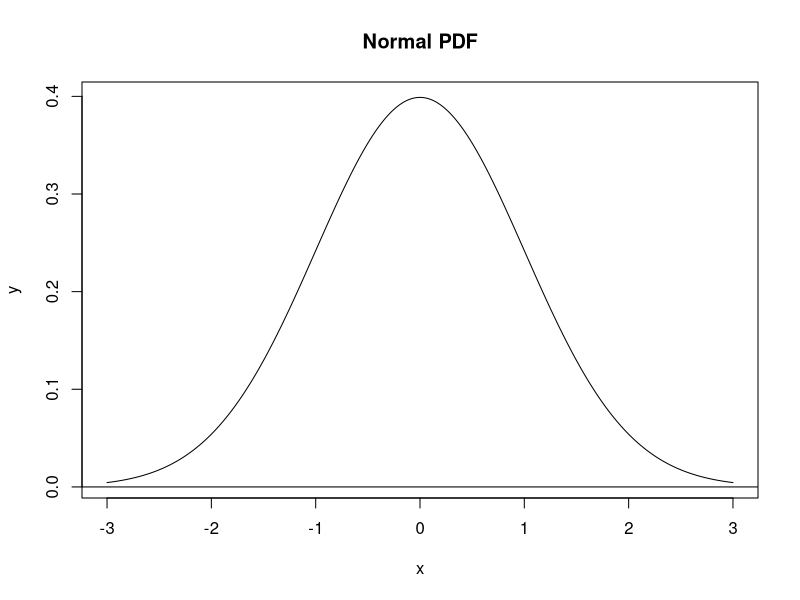
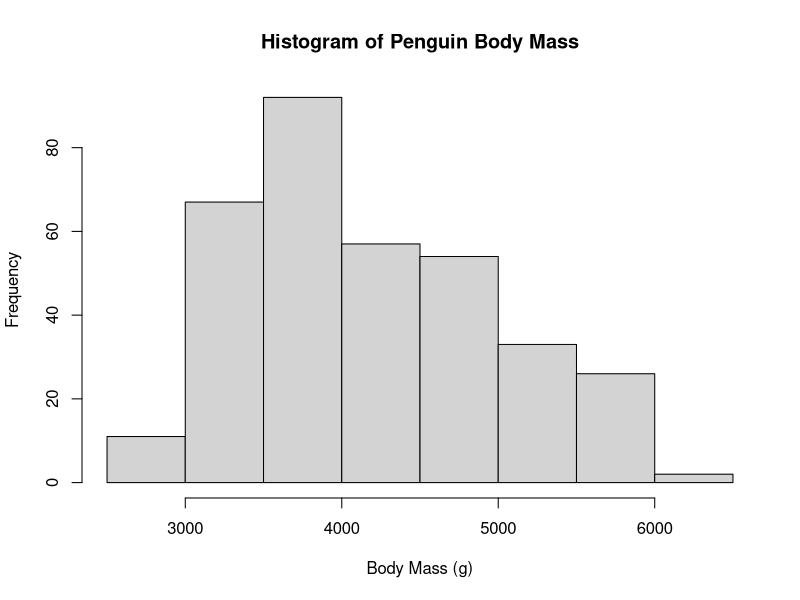
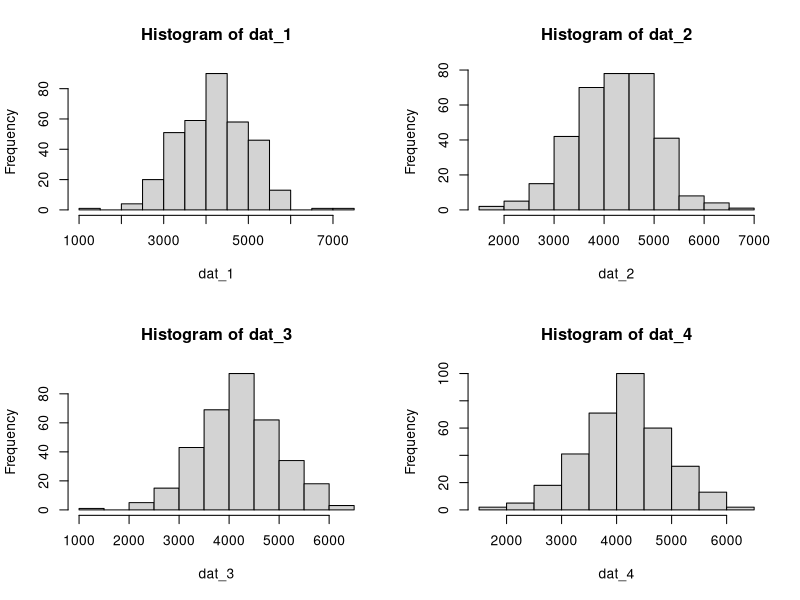
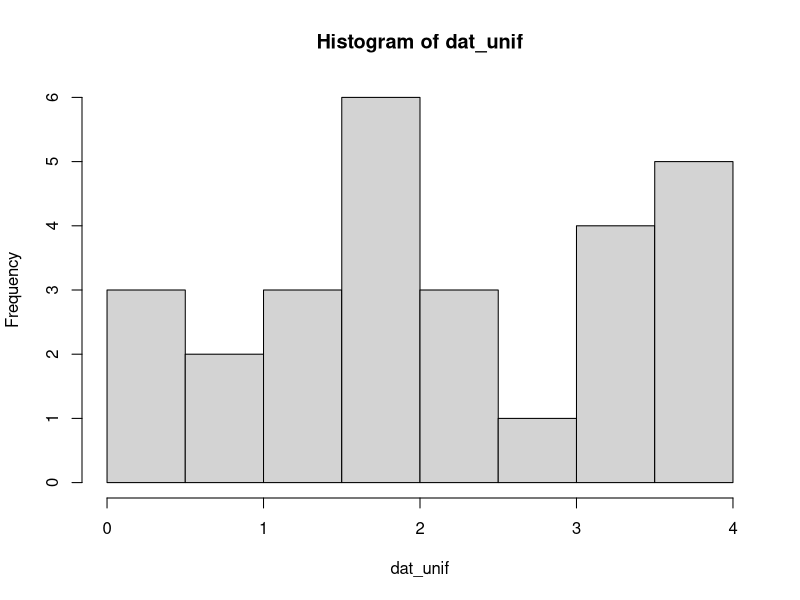
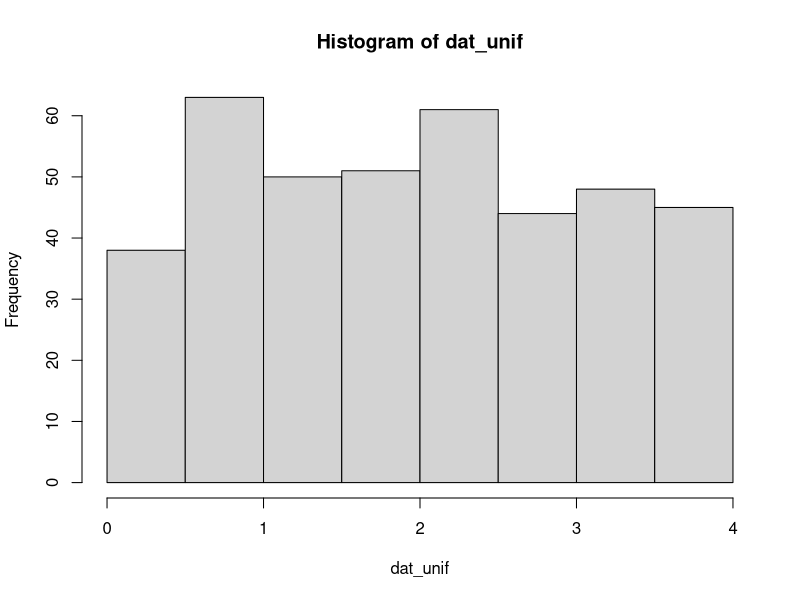
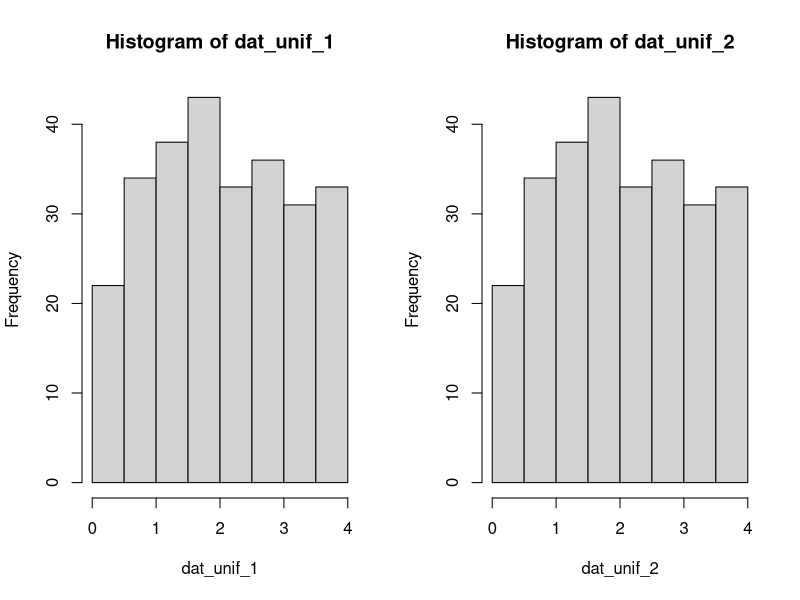
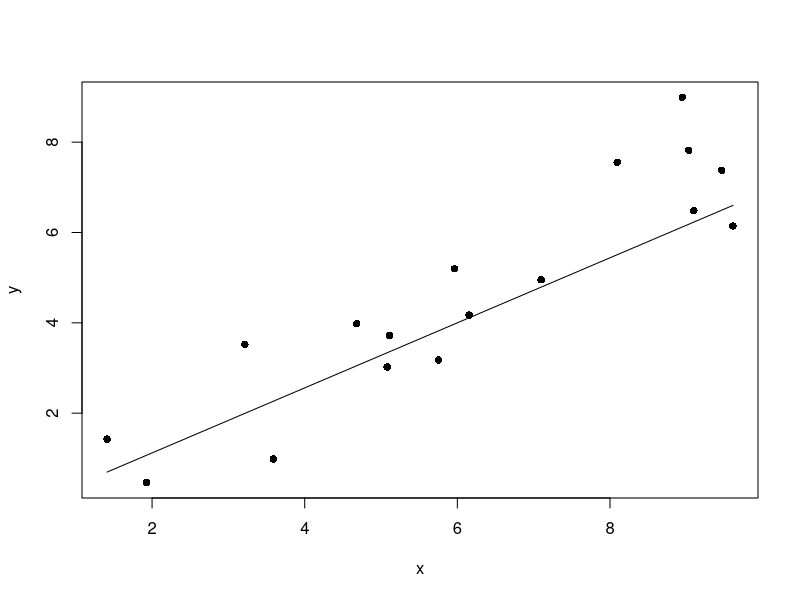
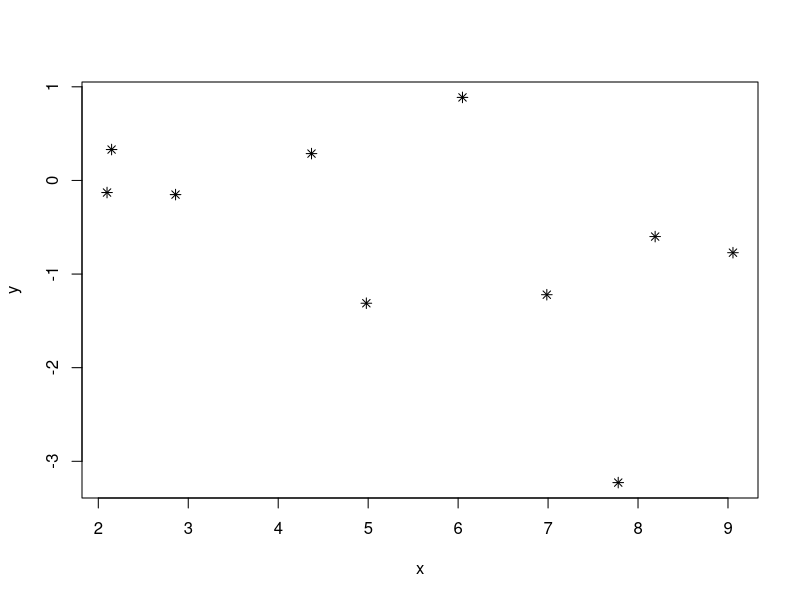

Write R code to recreate these figures, in order. (Note: this script raises an error after producing the figures.)
#Lab 4 - Uncertainty and Error

#Practicing probability distributions

#Probability density
x = seq(-3, 3, length.out = 1000)
y = dnorm(x)

plot(x, y, main = "Normal PDF", type = "l")
abline(h = 0)

#Practicing histograms

require(palmerpenguins)
hist(
  penguins$body_mass_g,
  main = "Histogram of Penguin Body Mass",
  xlab = "Body Mass (g)")

# Mean, sd, and number of rows in the data. 
# na.rm = TRUE asks R to get rid of missing values in the dataset

mean(penguins$body_mass_g, na.rm = TRUE)
sd(penguins$body_mass_g, na.rm = TRUE)
nrow(penguins)

# generate four vectors of random penguin body masses with variables,
# so that the numbers in the variables can be re-coded

n_samples = 344
pop_sd = 802
pop_mean = 4202

dat_1 = rnorm(n = n_samples, mean = pop_mean, sd = pop_sd)
dat_2 = rnorm(n = n_samples, mean = pop_mean, sd = pop_sd)
dat_3 = rnorm(n = n_samples, mean = pop_mean, sd = pop_sd)
dat_4 = rnorm(n = n_samples, mean = pop_mean, sd = pop_sd)

# Generate histograms from the random penguin body mass datasets
# par(mfrow = c(2,2)) allows you to make a 2x2 plot of all histograms

par(mfrow = c(2, 2))

hist(dat_1)
hist(dat_2)
hist(dat_3)
hist(dat_4)

# The runif() function will generate random, uniformly-distributed numbers

par(mfrow = c(1, 1))
dat_unif = runif(n = 27, min = 0, max = 4)
hist(dat_unif)

# With a bigger sampling size, you can get a more normal distribution

dat_unif = runif(n = 400, min = 0, max = 4)
hist(dat_unif)

# set.seed() initializes the starting point for random number generation in R
# otherwise, it uses its own RNG based on current time

set.seed(1)
dat_unif_1 = runif(n = 270, min = 0, max = 4)
set.seed(1)
dat_unif_2 = runif(n = 270, min = 0, max = 4)

par(mfrow = c(1, 2))
hist(dat_unif_1)
hist(dat_unif_2)

# These came out identical, because set.seed() is generating the same loops for them. 
# From 1-270, set.seed() starts at the same point, and creates a giant loop from 1-270 to repeat numbers in the same way

#Starting to calculate residuals

set.seed(123)
n = 17
slope = 0.7
intcp = 0.2

guess_x = 6
guess_y = 4
guess_slope = 0.72

x = runif(n = n, min = 1, max = 10)
y = rnorm(n = n, mean = slope * x + intcp)

par(mfrow = c(1, 1))
plot(x, y, pch = 16)
line_point_slope = function(x, x1, y1, slope)
{
  get_y_intercept = 
    function(x1, y1, slope) 
      return(-(x1 * slope) + y1)
  
  linear = 
    function(x, yint, slope) 
      return(yint + x * slope)
  
  return(linear(x, get_y_intercept(x1, y1, slope), slope))
}
curve(line_point_slope(x, guess_x, guess_y, guess_slope), add = T)

#Create the dataset

n_pts = 10
x_min = 1
x_max = 10

# X values are uniformly distributed
x_random = runif(n = n_pts, min = x_min, max = x_max)

# Y values are normally-distributed.
# I used the default parameters for mean and sd.
y_random = rnorm(n = n_pts)

dat_random = data.frame(x = x_random, y = y_random)

plot(y ~ x, data = dat_random, pch = 8)


#With each run, it should come out differently, because I used runif() as a "true" RNG. Run with squares

n_pts = 10
x_min = 1
x_max = 10

x_random = runif(n = n_pts, min = x_min, max = x_max)

y_random = rnorm(n = n_pts)

dat_random = data.frame(x = x_random, y = y_random)

plot(y ~ x, data = dat_random, pch = 15)

#Run with cicle-x

y_random = rnorm(n = n_pts)

dat_random = data.frame(x = x_random, y = y_random)

plot(y ~ x, data = dat_random, pch = 13)

#Run code with set.seed(123) with squares

set.seed(123)
n_pts = 10
x_min = 1
x_max = 10

x_random = runif(n = n_pts, min = x_min, max = x_max)

y_random = rnorm(n = n_pts)

dat_random = data.frame(x = x_random, y = y_random)

plot(y ~ x, data = dat_random, pch = 15)

#Run code with different set.seed()

set.seed(300)
n_pts = 10
x_min = 1
x_max = 10

x_random = runif(n = n_pts, min = x_min, max = x_max)

y_random = rnorm(n = n_pts)

dat_random = data.frame(x = x_random, y = y_random)

plot(y ~ x, data = dat_random, pch = 15)

# Fit a linear deterministic model

set.seed(123)
n_pts = 10
x_min = 1
x_max = 10

guess_x = 6
guess_y = 0
guess_slope = 0.1

x_random = runif(n = n_pts, min = x_min, max = x_max)

y_random = rnorm(n = n_pts)

dat_random = data.frame(x = x_random, y = y_random)

plot(y ~ x, data = dat_random, pch = 8)
line_point_slope = function(x, x1, y1, slope)
{
  get_y_intercept = 
    function(x1, y1, slope) 
      return(-(x1 * slope) + y1)
  
  linear = 
    function(x, yint, slope) 
      return(yint + x * slope)
  
  return(linear(x, get_y_intercept(x1, y1, slope), slope))
}

curve(line_point_slope(x, guess_x, guess_y, guess_slope), add = T)

line_point_slope(dat_random$x, guess_x, guess_y, guess_slope)

dat_random$y_predicted = line_point_slope(dat_random$x, guess_x, guess_y, guess_slope)

dat_random$resids = dat_random$y - dat_random$y_predicted

sum(dat_random$resids)

sum(abs(dat_random$resids))

plot( x = dat_random$y, xlab = "Observed", y = dat_random$resids, ylab = "Residuals", pch = 8)

hist(dat_random$resids, xlab = "Residuals")

#Question 1 - Create Vectors

n_17 <- 17
n_30 <- 30
n_300 <- 300
n_3000 <- 3000
avg <- 10.4
std <- 2.4

norm_17 <- rnorm(n = n_17, mean = avg, sd = std)
norm_30 <- rnorm(n = n_30, mean = avg, sd = std)
norm_300 <- rnorm(n = n_300, mean = avg, sd = std)
norm_3000 <- rnorm(n = n_3000, mean = avg, sd = std)

# Question 2 - Make and Save Histograms

par(mfrow = c(2,2))
hist(norm_17, xlab = "Elements", main = "Dispersal of 17 Elements")
hist(norm_30, xlab = "Elements", main = "Dispersal of 30 Elements")
hist(norm_300, xlab = "Elements", main = "Dispersal of 300 Elements")
hist(norm_3000, xlab = "Elements", main = "Dispersal of 3000 Elements")

require(here)
png(
  filename = here("lab_04_hist_01.png"),
  width = 1500, height = 1600, 
  res = 180, units = "px")

par(mfrow = c(2,2))
hist(norm_17, xlab = "Elements", main = "Dispersion of 17 Elements")
hist(norm_30, xlab = "Elements", main = "Dispersion of 30 Elements")
hist(norm_300, xlab = "Elements", main = "Dispersion of 300 Elements")
hist(norm_3000, xlab = "Elements", main = "Dispersion of 3000 Elements")
dev.off()

# Question 7
# Example
x = seq(-6, 6, length.out = 1000)
y = dnorm(x)

plot(x, y, main = "Standard Normal PDF", type = "l", xlim = c(-3, 3))
abline(h = 0)

#Real
# the mean 10.4 - (2.4*4) is how the sequence limits were obtained. 
# xlims = 10 more and 10 less than the mean
x = seq(0.8, 20, length.out = 1000)
y = dnorm(x, mean = 10.4, sd = 2.4)

plot(x, y, main = "Standard Normal PDF: mean = 10.4, sd = 2.4", type = "l", xlim = c(0.4, 20.4))
abline(h = 0)

# Question 8 - save as a svg
require(here)
svg("norm_1.svg")

x = seq(0.8, 20, length.out = 1000)
y = dnorm(x, mean = 10.4, sd = 2.4)
plot(x, y, main = "Standard Normal PDF: mean = 10.4, sd = 2.4", type = "l", xlim = c(0.4, 20.4))
abline(h = 0)
dev.off()


plot(x, y, main = "Standard Normal PDF: mean = 10.4, sd = 2.4", type = "l", xlim = c(0.4, 20.4))
abline(h = 0)

# Question 9 - random data figures!

par(mfrow = c(2,2))
setseed(119)
n_pts = 119
x_min = 1
x_max = 119

guess_x = 0
guess_y = 0
guess_slope = 0.02

x_random = runif(n = n_pts, min = x_min, max = x_max)

y_random = rnorm(n = n_pts)

dat_random = data.frame(x = x_random, y = y_random)

plot(y ~ x, data = dat_random, pch = 8, col = "steelblue1", main = "Data for Scatterplot 1" )
line_point_slope = function(x, x1, y1, slope)
{
  get_y_intercept = 
    function(x1, y1, slope) 
      return(-(x1 * slope) + y1)
  
  linear = 
    function(x, yint, slope) 
      return(yint + x * slope)
  
  return(linear(x, get_y_intercept(x1, y1, slope), slope))
}

curve(line_point_slope(x, guess_x, guess_y, guess_slope), add = T)

n_samples = 1211
pop_sd = 800
pop_mean = 1905

dat_1 = rnorm(n = n_samples, mean = pop_mean, sd = pop_sd)
hist(dat_1, xlab = "X", main = "Data 2 Histogram", col = "mediumvioletred")

setseed(200)
n_pts = 124
x_min = 1
x_max = 124

guess_x = 0
guess_y = 0
guess_slope = 0.02

x_random = runif(n = n_pts, min = x_min, max = x_max)

y_random = rnorm(n = n_pts)

dat_random = data.frame(x = x_random, y = y_random)

plot(y ~ x, data = dat_random, pch = 10, col = "midnightblue", main = "Data for Scatterplot 3" )
line_point_slope = function(x, x1, y1, slope)
{
  get_y_intercept = 
    function(x1, y1, slope) 
      return(-(x1 * slope) + y1)
  
  linear = 
    function(x, yint, slope) 
      return(yint + x * slope)
  
  return(linear(x, get_y_intercept(x1, y1, slope), slope))
}

setseed(500)
n_pts = 350
x_min = 1
x_max = 350

guess_x = 0
guess_y = 0
guess_slope = 0.02

x_random = runif(n = n_pts, min = x_min, max = x_max)

y_random = rnorm(n = n_pts)

dat_random = data.frame(x = x_random, y = y_random)

boxplot(dat_random$x, ylab = "x Values", main = "Boxplot 4", col = "mediumspringgreen")


# Question 10 - save as a png
require(here)
png(
  filename = here("RandomData4.png"),
  width = 1500, height = 1600, 
  res = 180, units = "px")

par(mfrow = c(2,2))
setseed(119)
n_pts = 119
x_min = 1
x_max = 119

guess_x = 0
guess_y = 0
guess_slope = 0.02

x_random = runif(n = n_pts, min = x_min, max = x_max)

y_random = rnorm(n = n_pts)

dat_random = data.frame(x = x_random, y = y_random)

plot(y ~ x, data = dat_random, pch = 8, col = "steelblue1", main = "Data for Scatterplot 1" )
line_point_slope = function(x, x1, y1, slope)
{
  get_y_intercept = 
    function(x1, y1, slope) 
      return(-(x1 * slope) + y1)
  
  linear = 
    function(x, yint, slope) 
      return(yint + x * slope)
  
  return(linear(x, get_y_intercept(x1, y1, slope), slope))
}

curve(line_point_slope(x, guess_x, guess_y, guess_slope), add = T)

n_samples = 1211
pop_sd = 800
pop_mean = 1905

dat_1 = rnorm(n = n_samples, mean = pop_mean, sd = pop_sd)
hist(dat_1, xlab = "X", main = "Data 2 Histogram", col = "mediumvioletred")

setseed(200)
n_pts = 124
x_min = 1
x_max = 124

guess_x = 0
guess_y = 0
guess_slope = 0.02

x_random = runif(n = n_pts, min = x_min, max = x_max)

y_random = rnorm(n = n_pts)

dat_random = data.frame(x = x_random, y = y_random)

plot(y ~ x, data = dat_random, pch = 10, col = "midnightblue", main = "Data for Scatterplot 3" )
line_point_slope = function(x, x1, y1, slope)
{
  get_y_intercept = 
    function(x1, y1, slope) 
      return(-(x1 * slope) + y1)
  
  linear = 
    function(x, yint, slope) 
      return(yint + x * slope)
  
  return(linear(x, get_y_intercept(x1, y1, slope), slope))
}

setseed(500)
n_pts = 350
x_min = 1
x_max = 350

guess_x = 0
guess_y = 0
guess_slope = 0.02

x_random = runif(n = n_pts, min = x_min, max = x_max)

y_random = rnorm(n = n_pts)

dat_random = data.frame(x = x_random, y = y_random)

boxplot(dat_random$x, ylab = "x Values", main = "Boxplot 4", col = "mediumspringgreen")

dev.off()


#Q11 - Residuals

set.seed(119)
n_pts = 119
x_min = 1
x_max = 119

guess_x = 0
guess_y = 0
guess_slope = 0.02

x_random = runif(n = n_pts, min = x_min, max = x_max)

y_random = rnorm(n = n_pts)

dat_random = data.frame(x = x_random, y = y_random)

plot(y ~ x, data = dat_random, pch = 8, col = "steelblue1", main = "Data for Scatterplot 1" )
line_point_slope = function(x, x1, y1, slope)
{
  get_y_intercept = 
    function(x1, y1, slope) 
      return(-(x1 * slope) + y1)
  
  linear = 
    function(x, yint, slope) 
      return(yint + x * slope)
  
  return(linear(x, get_y_intercept(x1, y1, slope), slope))
}

curve(line_point_slope(x, guess_x, guess_y, guess_slope), add = T)

line_point_slope(dat_random$x, guess_x, guess_y, guess_slope)

dat_random$y_predicted = line_point_slope(dat_random$x, guess_x, guess_y, guess_slope)

dat_random$resids = dat_random$y - dat_random$y_predicted

sum(dat_random$resids)

sum(abs(dat_random$resids))

plot( x = dat_random$y, xlab = "Observed", y = dat_random$resids, ylab = "Residuals", pch = 8,)

hist(dat_random$resids, xlab = "Residuals")

par(mfrow = c(1,2))
plot( x = dat_random$y, xlab = "Observed", y = dat_random$resids, ylab = "Residuals", pch = 8, col= "steelblue1")

hist(dat_random$resids, xlab = "Residuals", main = "Residuals", col = "steelblue1")

#Q.12 

require(here)
png(
  filename = here("Residuals_lab4.png"),
  width = 1500, height = 1600, 
  res = 180, units = "px")

set.seed(119)
n_pts = 119
x_min = 1
x_max = 119

guess_x = 0
guess_y = 0
guess_slope = 0.02

x_random = runif(n = n_pts, min = x_min, max = x_max)

y_random = rnorm(n = n_pts)

dat_random = data.frame(x = x_random, y = y_random)

plot(y ~ x, data = dat_random, pch = 8, col = "steelblue1", main = "Data for Scatterplot 1" )
line_point_slope = function(x, x1, y1, slope)
{
  get_y_intercept = 
    function(x1, y1, slope) 
      return(-(x1 * slope) + y1)
  
  linear = 
    function(x, yint, slope) 
      return(yint + x * slope)
  
  return(linear(x, get_y_intercept(x1, y1, slope), slope))
}

curve(line_point_slope(x, guess_x, guess_y, guess_slope), add = T)

line_point_slope(dat_random$x, guess_x, guess_y, guess_slope)

dat_random$y_predicted = line_point_slope(dat_random$x, guess_x, guess_y, guess_slope)

dat_random$resids = dat_random$y - dat_random$y_predicted

sum(dat_random$resids)

sum(abs(dat_random$resids))

par(mfrow = c(1,2))
plot( x = dat_random$y, xlab = "Observed", y = dat_random$resids, ylab = "Residuals", pch = 8, col= "steelblue1")

hist(dat_random$resids, xlab = "Residuals", main = "Residuals", col = "steelblue1")
dev.off()


require(here)
png(
  filename = here("Q12_lab4.png"),
  width = 1500, height = 1600, 
  res = 180, units = "px")

set.seed(119)
n_pts = 119
x_min = 1
x_max = 119

guess_x = 0
guess_y = 0
guess_slope = 0.02

x_random = runif(n = n_pts, min = x_min, max = x_max)

y_random = rnorm(n = n_pts)

dat_random = data.frame(x = x_random, y = y_random)

plot(y ~ x, data = dat_random, pch = 8, col = "steelblue1", main = "Data for Scatterplot 1" )
line_point_slope = function(x, x1, y1, slope)
{
  get_y_intercept = 
    function(x1, y1, slope) 
      return(-(x1 * slope) + y1)
  
  linear = 
    function(x, yint, slope) 
      return(yint + x * slope)
  
  return(linear(x, get_y_intercept(x1, y1, slope), slope))
}

curve(line_point_slope(x, guess_x, guess_y, guess_slope), add = T)
dev.off()


















